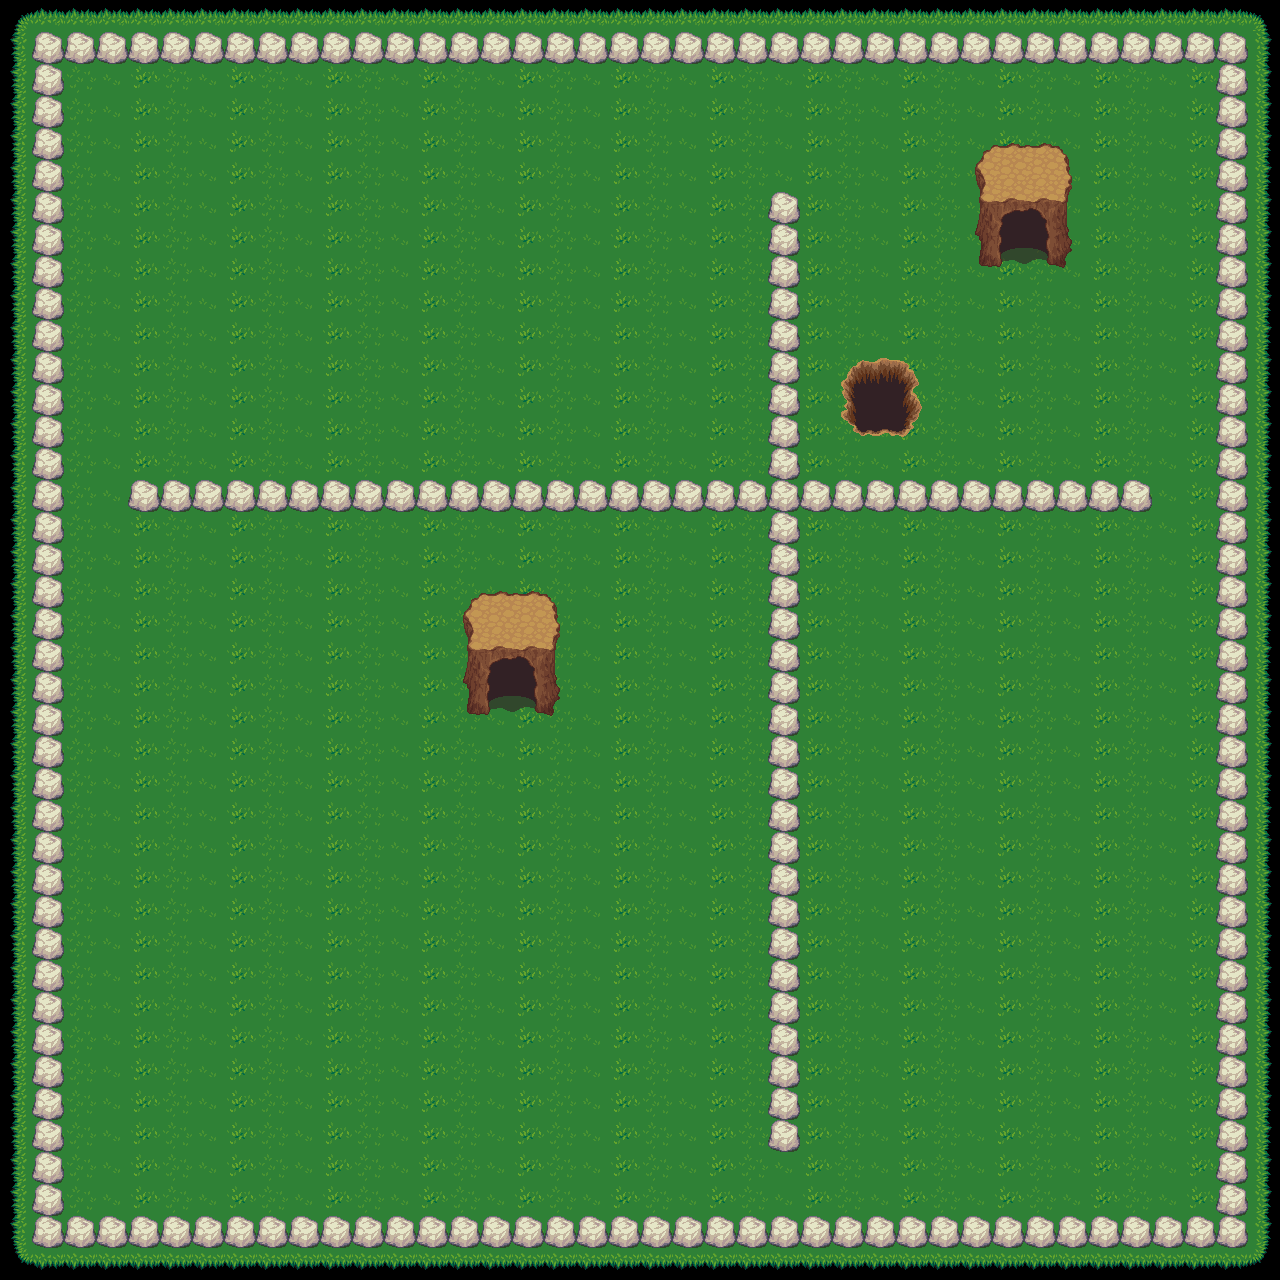

Below is a game level as drawn by its tile map, then a one-line description and the .tmx that defines it (tile-layer data replaced by summaries):
An orthogonal 40x40 tile map with 32x32 px tiles, 5 tile layers (fond, rocks, croixRock, entreesGrotte, ...), 1 hidden layer not drawn, 7 tilesets and 2 objects (teleport, changemap).

<map version="1.0" orientation="orthogonal" renderorder="right-down" width="40" height="40" tilewidth="32" tileheight="32">
 <tileset firstgid="1" name="grass" tilewidth="32" tileheight="32">
  <image source="tuiles/LPC Base Assets/tiles/grass.png" width="96" height="192" />
 </tileset>
 <tileset firstgid="19" name="treetop" tilewidth="32" tileheight="32">
  <image source="tuiles/LPC Base Assets/tiles/treetop.png" width="192" height="224" />
 </tileset>
 <tileset firstgid="61" name="trunk" tilewidth="32" tileheight="32">
  <image source="tuiles/LPC Base Assets/tiles/trunk.png" width="192" height="96" />
 </tileset>
 <tileset firstgid="79" name="rock" tilewidth="32" tileheight="32">
  <image source="tuiles/LPC Base Assets/tiles/rock.png" width="64" height="32" />
 </tileset>
 <tileset firstgid="81" name="tuile-logic" tilewidth="32" tileheight="32">
  <image source="tuiles/tuile-logic.png" width="160" height="160" />
 </tileset>
 <tileset firstgid="106" name="mountains" tilewidth="32" tileheight="32">
  <image source="tuiles/LPC Base Assets/tiles/mountains.png" width="384" height="288" />
 </tileset>
 <tileset firstgid="214" name="hole" tilewidth="32" tileheight="32">
  <image source="tuiles/LPC Base Assets/tiles/hole.png" width="96" height="192" />
 </tileset>
 <layer name="fond" width="40" height="40">
  <data>[1600 cells, 1600 non-empty, 11 distinct tile ids]</data>
 </layer>
 <layer name="rocks" width="40" height="40">
  <data>[1600 cells, 148 non-empty, 1 distinct tile ids]</data>
 </layer>
 <layer name="croixRock" width="40" height="40">
  <data>[1600 cells, 61 non-empty, 1 distinct tile ids]</data>
 </layer>
 <layer name="logic" width="40" height="40" visible="0" opacity="0.55">
  <data>[1600 cells, 227 non-empty, 10 distinct tile ids]</data>
 </layer>
 <layer name="entreesGrotte" width="40" height="40">
  <data>[1600 cells, 40 non-empty, 18 distinct tile ids]</data>
 </layer>
 <objectgroup name="trigger" width="64" height="32">
  <object name="eg1" type="teleport" x="481" y="669" width="64" height="32">
   <properties>
    <property name="dest-x" value="1008" />
    <property name="dest-y" value="258" />
   </properties>
  </object>
  <object name="goMapDesert" type="changemap" x="849" y="373" width="64" height="57">
   <properties>
    <property name="dest-map" value="exemple-desert.tmx" />
    <property name="dest-x" value="520" />
    <property name="dest-y" value="575" />
   </properties>
  </object>
 </objectgroup>
 <layer name="passageMapDesert" width="40" height="40">
  <data>[1600 cells, 9 non-empty, 9 distinct tile ids]</data>
 </layer>
</map>
